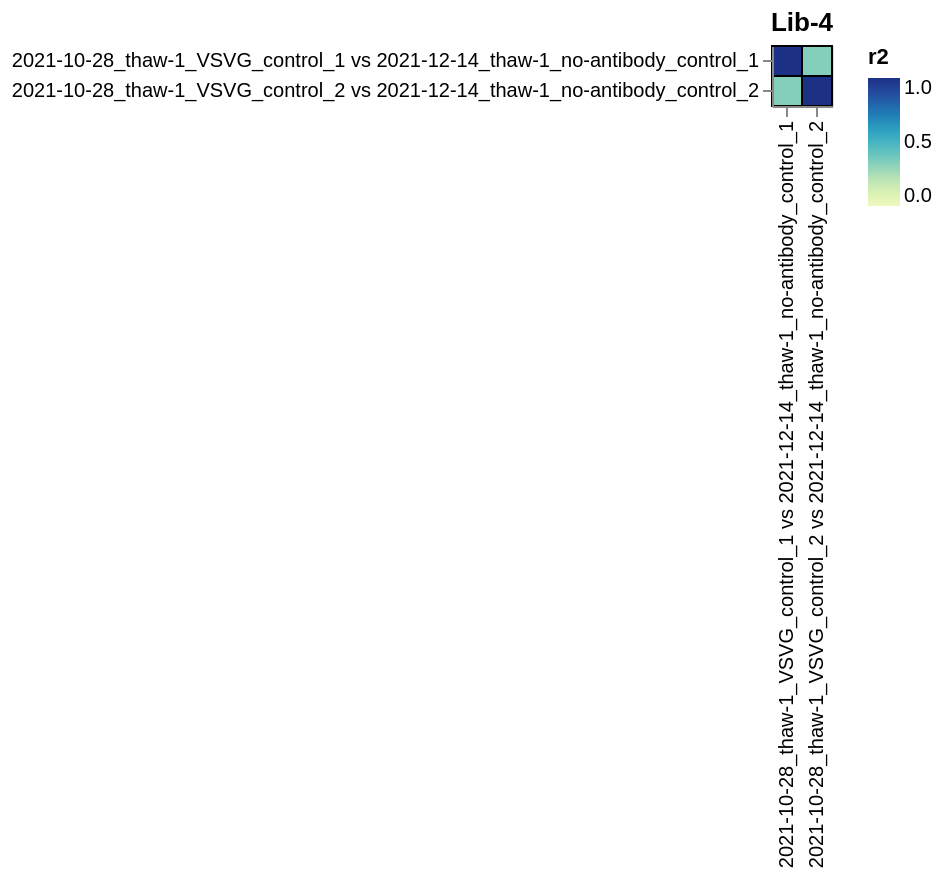

Write the Vega-Lite specification saved for this chart.
### Vega-Lite specification from a JSON file in a GitHub repository (floating-point values rounded to 4 significant figures)
{"config": {"view": {"continuousWidth": 400, "continuousHeight": 300}, "axis": {"labelLimit": 500}}, "data": {"values": [{"library": "Lib-4", "sample_1": "2021-10-28_thaw-1_VSVG_control_1 vs 2021-12-14_thaw-1_no-antibody_control_1", "sample_2": "2021-10-28_thaw-1_VSVG_control_1 vs 2021-12-14_thaw-1_no-antibody_control_1", "r2": 1}, {"library": "Lib-4", "sample_1": "2021-10-28_thaw-1_VSVG_control_2 vs 2021-12-14_thaw-1_no-antibody_control_2", "sample_2": "2021-10-28_thaw-1_VSVG_control_1 vs 2021-12-14_thaw-1_no-antibody_control_1", "r2": 0.3389}, {"library": "Lib-4", "sample_1": "2021-10-28_thaw-1_VSVG_control_1 vs 2021-12-14_thaw-1_no-antibody_control_1", "sample_2": "2021-10-28_thaw-1_VSVG_control_2 vs 2021-12-14_thaw-1_no-antibody_control_2", "r2": 0.3389}, {"library": "Lib-4", "sample_1": "2021-10-28_thaw-1_VSVG_control_2 vs 2021-12-14_thaw-1_no-antibody_control_2", "sample_2": "2021-10-28_thaw-1_VSVG_control_2 vs 2021-12-14_thaw-1_no-antibody_control_2", "r2": 1}]}, "mark": {"type": "rect", "stroke": "black"}, "encoding": {"color": {"field": "r2", "scale": {"zero": true}, "type": "quantitative"}, "tooltip": [{"field": "library", "type": "nominal"}, {"field": "sample_1", "type": "nominal"}, {"field": "sample_2", "type": "nominal"}, {"field": "r2", "format": ".3g", "type": "quantitative"}], "x": {"field": "sample_1", "title": null, "type": "nominal"}, "y": {"field": "sample_2", "title": null, "type": "nominal"}}, "height": {"step": 15}, "title": "Lib-4", "width": {"step": 15}, "$schema": "https://vega.github.io/schema/vega-lite/v5.json", "datasets": {"data-eed754780e11bfe8800340e73e287d26": [{"library": "Lib-4", "sample_1": "2021-10-28_thaw-1_VSVG_control_1 vs 2021-12-14_thaw-1_no-antibody_control_1", "sample_2": "2021-10-28_thaw-1_VSVG_control_1 vs 2021-12-14_thaw-1_no-antibody_control_1", "r2": 1}, {"library": "Lib-4", "sample_1": "2021-10-28_thaw-1_VSVG_control_2 vs 2021-12-14_thaw-1_no-antibody_control_2", "sample_2": "2021-10-28_thaw-1_VSVG_control_1 vs 2021-12-14_thaw-1_no-antibody_control_1", "r2": 0.3389}, {"library": "Lib-4", "sample_1": "2021-10-28_thaw-1_VSVG_control_1 vs 2021-12-14_thaw-1_no-antibody_control_1", "sample_2": "2021-10-28_thaw-1_VSVG_control_2 vs 2021-12-14_thaw-1_no-antibody_control_2", "r2": 0.3389}, {"library": "Lib-4", "sample_1": "2021-10-28_thaw-1_VSVG_control_2 vs 2021-12-14_thaw-1_no-antibody_control_2", "sample_2": "2021-10-28_thaw-1_VSVG_control_2 vs 2021-12-14_thaw-1_no-antibody_control_2", "r2": 1}]}}
